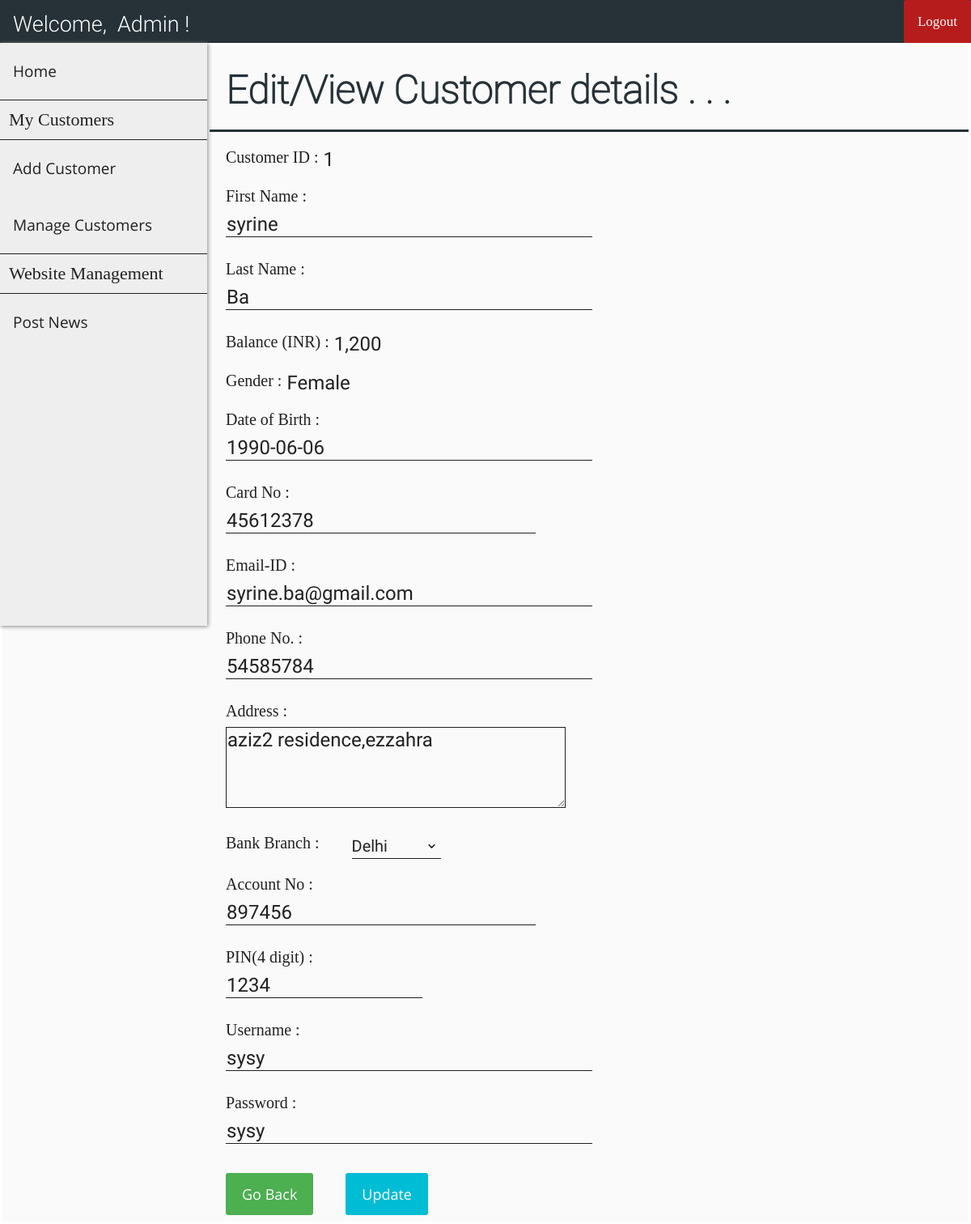
/edit_customer.php?cust_id=1 (signed in), run on the app's committed database.
### tables this page shows
CREATE TABLE `customer` (
  `cust_id` int(11) NOT NULL,
  `first_name` varchar(30) DEFAULT NULL,
  `last_name` varchar(30) DEFAULT NULL,
  `gender` varchar(10) DEFAULT NULL,
  `dob` date DEFAULT NULL,
  `card_no` int(11) DEFAULT NULL,
  `email` varchar(30) DEFAULT NULL,
  `phone_no` varchar(20) DEFAULT NULL,
  `address` varchar(255) DEFAULT NULL,
  `branch` varchar(30) DEFAULT NULL,
  `account_no` int(11) DEFAULT NULL,
  `pin` int(4) DEFAULT NULL,
  `uname` varchar(30) DEFAULT NULL,
  `pwd` varchar(30) DEFAULT NULL
);

CREATE TABLE `passbook1` (
  `trans_id` int(11) NOT NULL,
  `trans_date` datetime DEFAULT NULL,
  `remarks` varchar(255) DEFAULT NULL,
  `debit` int(11) DEFAULT NULL,
  `credit` int(11) DEFAULT NULL,
  `balance` int(11) DEFAULT NULL
);

### edit_customer.php (the view, shortened to what this page needs)
<?php
    include "connect.php";
    include "header.php";
    include "user_navbar.php";
    include "admin_sidebar.php";
    $sql0 = "SELECT * FROM customer WHERE cust_id=".$_SESSION['cust_id'];
    $sql1 = "SELECT * FROM passbook".$_SESSION['cust_id']." WHERE trans_id=(
                    SELECT MAX(trans_id) FROM passbook".$_SESSION['cust_id'].")";
    $result0 = $conn->query($sql0);
    $result1 = $conn->query($sql1);
    if ($result0->num_rows > 0) {
        while($row = $result0->fetch_assoc()) {
            $fname = $row["first_name"];
            $lname = $row["last_name"];
            $gender = $row["gender"];
            $dob = $row["dob"];
            $card = $row["card_no"];
            $email = $row["email"];
            $phno = $row["phone_no"];
            $address = $row["address"];
            $branch = $row["branch"];
            $acno = $row["account_no"];
            $pin = $row["pin"];
            $cus_uname = $row["uname"];
            $cus_pwd = $row["pwd"];
        }
    }
    if ($result1->num_rows > 0) {
        while($row = $result1->fetch_assoc()) {
            $balance = $row["balance"];
        }
    }
?>
<!DOCTYPE html>
<html>
<head>
    <link rel="stylesheet" href="admin_add_customer_style.css">
</head>
<body>
    <form class="add_customer_form" action="edit_customer_action.php" method="post">
        <div class="flex-container-form_header">
            <h1 id="form_header">Edit/View Customer details . . .</h1>
        </div>
        <div class="flex-container">
            <div class=container>
                <label>Customer ID : <label id="info_label"> <?php echo $_SESSION['cust_id'] ?> </label></label>
            </div>
        </div>
        <div class="flex-container">
            <div class=container>
                <label>First Name :</label><br>
                <input name="fname" size="30" type="text" value="<?php echo $fname ?>" required />
            </div>
            <div  class=container>
                <label>Last Name :</b></label><br>
                <input name="lname" size="30" type="text" value="<?php echo $lname ?>" required />
            </div>
        </div>
        <div class="flex-container">
            <div class=container>
                <label>Balance (INR) : <label id="info_label"> <?php echo number_format($balance) ?> </label></label>
            </div>
        </div>
        <div class="flex-container">
            <div class=container>
                <label>Gender :
                    <label id="info_label">
                    <?php
                        if ($gender == "male") {echo "Male";}
                        elseif ($gender == "female") {echo "Female";}
                        else {echo "Others";}
                    ?>
            </div>
        </div>
        <div class="flex-container">
            <div class=container>
                <label>Date of Birth :</label><br>
                <input name="dob" size="30" type="text" placeholder="yyyy-mm-dd" value="<?php echo $dob ?>" required />
            </div>
        </div>
        <div class="flex-container">
            <div class=container>
                <label>Card No :</label><br>
                <input name="card" size="25" type="text" value="<?php echo $card ?>" required />
            </div>
        </div>
        <div class="flex-container">
            <div class=container>
                <label>Email-ID :</label><br>
                <input name="email" size="30" type="text" value="<?php echo $email ?>" required />
            </div>
            <div  class=container>
                <label>Phone No. :</b></label><br>
                <input name="phno" size="30" type="text" value="<?php echo $phno ?>" required />
            </div>
        </div>
        <div class="flex-container">
            <div class=container>
                <label>Address :</label><br>
                <textarea name="address" required /><?php echo $address ?></textarea>
            </div>
        </div>
        <div class="flex-container">
            <div class=container>
                <label>Bank Branch :</label>
            </div>
            <div  class=container>
                <select name="branch">
                    <option value="delhi" <?php if ($branch == 'delhi') {?> selected="selected" <?php }?>>Delhi</option>
                </select>
            </div>
        </div>
        <div class="flex-container">
            <div class=container>
                <label>Account No :</label><br>
                <input name="acno" size="25" type="text" value="<?php echo $acno ?>" required />
            </div>
        </div>
        <div class="flex-container">
            <div  class=container>
                <label>PIN(4 digit) :</b></label><br>
                <input name="pin" size="15" type="text" value="<?php echo $pin ?>" required />
            </div>
        </div>
        <div class="flex-container">
            <div class=container>
                <label>Username :</label><br>
                <input name="cus_uname" size="30" type="text" value="<?php echo $cus_uname ?>" required />
            </div>
            <div  class=container>
                <label>Password :</b></label><br>
                <input name="cus_pwd" size="30" type="text" value="<?php echo $cus_pwd ?>" required />
            </div>
        </div>
        <div class="flex-container">
            <div class="container">
                <a href="manage_customers.php" class="button">Go Back</a>
            </div>
            <div class="container">
                <button type="submit">Update</button>
            </div>
        </div>
    </form>
</body>
</html>

### header_style.css (style rules this page uses)
body { margin: 0; padding: 0; background-color: #FAFAFA; }
h1 { font-family: OpenSans-Light; color: white; font-size: 3rem; line-height: 3rem; margin-top: calc((1.5rem - 2rem) + 2.5rem); margin-bottom: 1.5rem; }

### admin_add_customer_style.css (style rules this page uses)
.flex-container { display: -webkit-flex; display: flex; margin-left: 256px; width: auto; height: auto; -webkit-flex-wrap: wrap; flex-wrap: wrap; background-color: #FAFAFA; }
.flex-container-form_header { display: -webkit-flex; display: flex; margin-left: 256px; width: auto; height: auto; background-color: #FAFAFA; border-bottom: 3px solid #263238; }
h1[id="form_header"] { margin-left: 20px; font-family: Roboto-Thin; color: #263238; }
form { border: 3px solid white; width: inherit; margin-left: 0px; }
label { display: block; float: left; color: #212121; font-family: OpenSans-Bold; font-size: 20px; }
label[id="info_label"] { display: block; float: right; margin-left: 6px; font-family: Roboto-Regular; color: #212121; font-size: 24px; }
input[type=text], input[type=password] { font-family: Roboto-Regular; color: #212121; font-size: 24px; width: auto; margin: 8px 0; padding: 1px 1px; border: 0; border-bottom: 1px solid #212121; box-sizing: border-box; background-color: transparent; }
.container { margin-top: 20px; margin-left: 20px; margin-right: 20px; float: left; display: inline-block; }
textarea { font-family: Roboto-Regular; color: #212121; font-size: 24px; height: 100px; width:35vw; max-width: 720px; min-width: 240px; margin: 8px 0; padding: 1px 1px; border: 0; border: 1px solid #212121; box-sizing: border-box; background-color: transparent; }
select { font-family: Roboto-Regular; color: #212121; font-size: 20px; background: url("images/down_arrow.png") 96% / 15% no-repeat #eee; -webkit-appearance: none; -moz-appearance: none; background-color: transparent; width: 130%; padding: 4px 0; border: none; border-bottom: 1px solid #212121; }
button { font-family: OpenSans-Regular; font-size: 18px; background-color: #00BCD4; color: white; padding: 14px 20px; margin: 8px 0; border: none; cursor: pointer; width: 100%; border-radius: 3px; }
.button { background-color: #4CAF50; border: none; color: white; font-family: OpenSans-Regular; font-size: 18px; padding: 14px 20px; margin: 8px 0; text-align: center; text-decoration: none; display: inline-block; border-radius: 3px; cursor: pointer; }

### data on the page
customer: fname "syrine", lname "Ba", dob "1990-06-06", card "45612378", email "syrine.ba@gmail.com", phno "54585784", address "aziz2 residence,ezzahra", acno "897456", pin "1234", cus_uname "sysy", cus_pwd "sysy"
passbook1: balance "1,200"

### other printed values
$_SESSION['cust_id'] "1"
